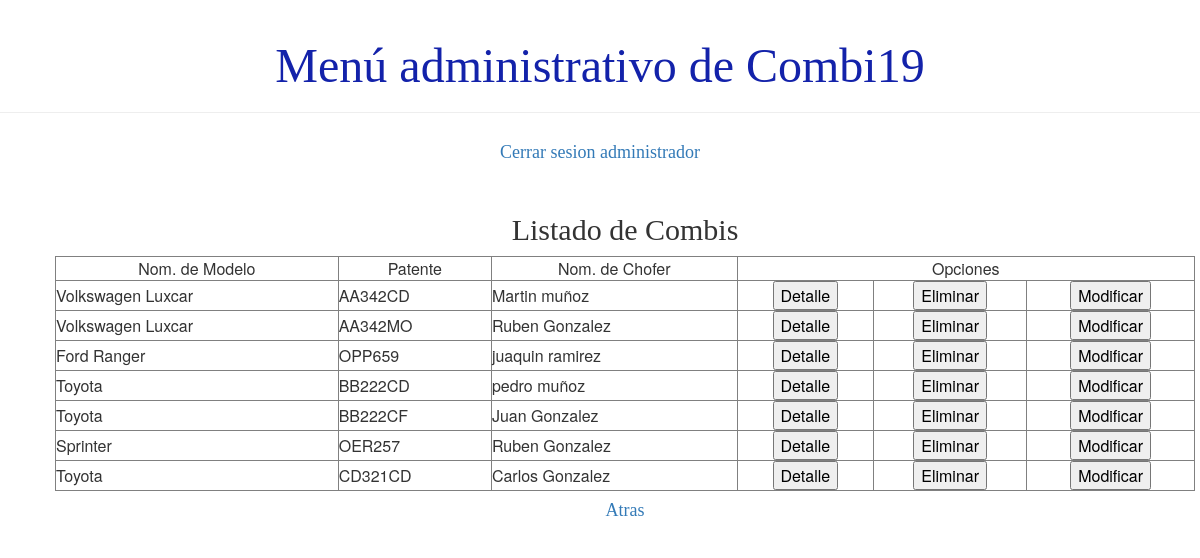
/usuario/listaCombi (signed in), run on an earlier commit of the app's database.
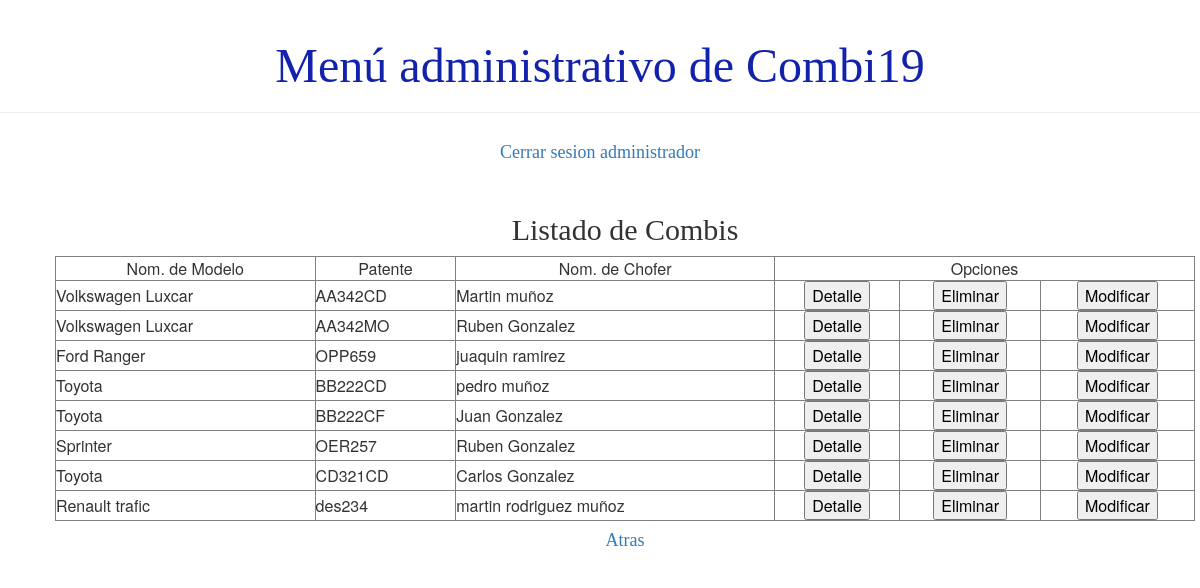
And on a later commit of the database.
### demo1/models.py (models this page shows, shortened)
class Combi(models.Model):
    TIPOS_COMBI = (
        ('C', 'Cama'),
        ('S', 'Semicama'),
    )
    chofer = models.ForeignKey(Chofer, on_delete=models.CASCADE)
    patente = models.CharField(max_length=10)
    tipo = models.CharField(max_length=1, choices=TIPOS_COMBI)
    modelo = models.CharField(max_length=40)
    asientos = models.IntegerField()
    activo = models.BooleanField(default=True)

### demo1/views.py (the view)
# urls.py: path('usuario/listaCombi', views.listado_combi, name='listado_combi'),
def listado_combi(request):
    combis=filaDeCombi()
    page_obj,cantidad = listadoDePaginacion(combis, request)
    return render(request, 'demo1/listados/listado_combi.html', {'page_obj':page_obj, 'cantidad':cantidad, 'noSePuede':False})

### demo1/views.py (called while the page is built)
def listadoDePaginacion(lista, request):
    paginator= Paginator(lista, 10)
    cantidad=False if (paginator.count == 0) else True
    page_number = request.GET.get('page')
    return (paginator.get_page(page_number), cantidad)

def verificarSiCombiValido(id):
    viajes=Viaje.objects.filter(activo=True).values()
    for i in viajes:
        ruta=Ruta.objects.filter(id=i['ruta_id']).values()
        if ruta[0]['combi_id']==id:
            return False
    return True

def filaDeCombi():
    combis=Combi.objects.filter(activo=True).values()
    lista=[]
    for c in combis:
        chofer=Chofer.objects.filter(id=c['chofer_id']).values()
        n=verificarSiCombiValido(c['chofer_id'])
        d=User.objects.filter(id=chofer[0]['usuario_id']).values()
        dic={'modelo': c['modelo'], 'patente':c['patente'], 'chofer': d[0]['first_name']+' '+d[0]['last_name'], 'pk':c['id'], 'sePuede':n}
        lista.append(dic)
    return lista

### demo1/templates/demo1/listados/listado_combi.html (shortened to what this page needs)
{% extends 'demo1/base.html' %}
{% load static %}
{% block content %}
<div class="card">
    <h2>Listado de Combis</h2>
</div>
    <div class="card">
    <table class="tablalista" width=100% border="1">
        <tbody>
        {% if cantidad %}
            <tr>
                <td align="center">Nom. de Modelo</td>
                <td align="center">Patente</td>
                <td align="center">Nom. de Chofer</td>
                <td align="center" colspan="3">Opciones</td>
            </tr>
            {% for c in page_obj %}
                <tr>
                    <td>{{c.modelo}}</td>
                    <td>{{c.patente }}</td>
                    <td>{{c.chofer }}</td>
                    <td align="center">
                        <button><a href="{% url 'detalle_combi' pk=c.pk%}" style="text-decoration:none; color: black;">Detalle</a></button></td>
                    <td align="center">
                        <button onclick="confirmarEliminacion('{% url 'eliminar_combi' pk=c.pk%}', 'Esta seguro que desea eliminar la combi?' )" style="color: black;">Eliminar</button></td>
                    <td align="center">
                        <button><a href="{% url 'modificar_combi' pk=c.pk%}" style="text-decoration:none; color: black;">Modificar</a></button>
                    </td>
                </tr>
            {% endfor %}
        {% else %}
            <p>No se registro ninguna combi</p>
        {% endif %}
    </tbody>
    </table>
    </div>
<div class="card"><h4><a href="{% url 'principal' %}">Atras</a></h4></div>
{% endblock %}

What changed in the data, as far as the page shows it:
added Combi: modelo "Renault trafic", patente "des234"
Also different on the page:
new list line: "martin rodriguez muñoz Detalle Eliminar Modificar"
